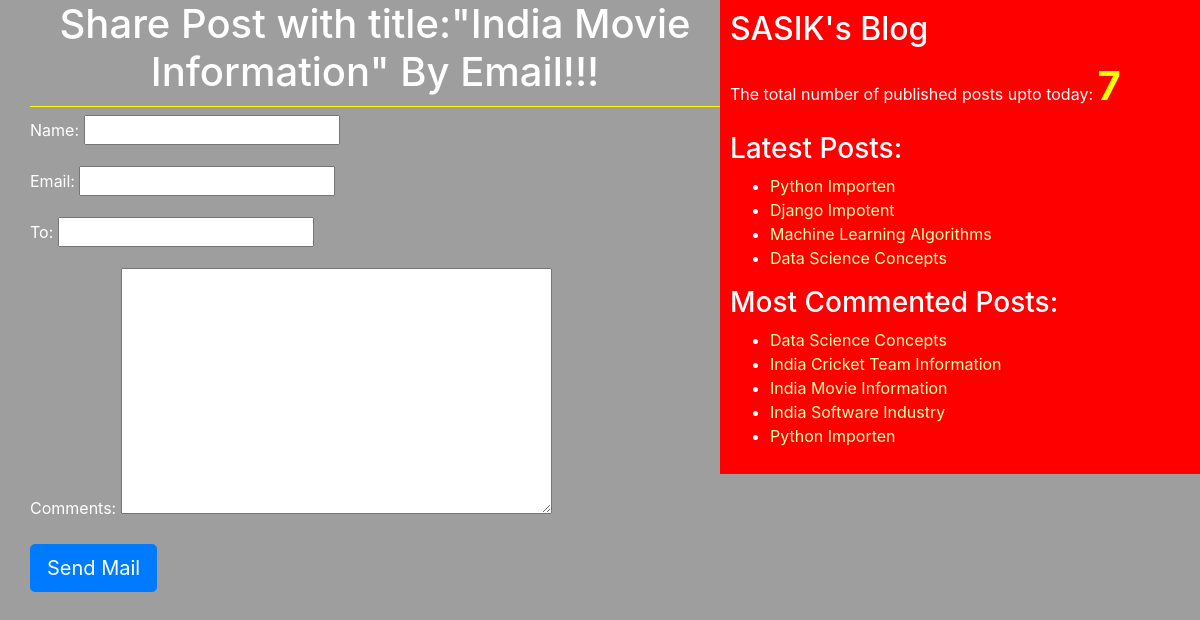
The app's page /2/share/ with its own data.
### blog/models.py (models this page shows, shortened)
class Post(models.Model):
    STATUS_CHOICES=(('draft','Draft'),('published','Published'))
    title=models.CharField(max_length=256)
    slug=models.SlugField(max_length=264,unique_for_date='publish')
    author=models.ForeignKey(User,related_name='blog_posts',on_delete=models.CASCADE)
    body=models.TextField()
    publish=models.DateTimeField(default=timezone.now)
    created=models.DateTimeField(auto_now_add=True)
    updated=models.DateTimeField(auto_now=True)
    status=models.CharField(max_length=10,choices=STATUS_CHOICES,default='draft')
    objects=CustomMangager()
    tags=TaggableManager()
    class Meta:
        ordering=('-publish',)
    def get_absolute_url(self):
        return reverse('post_detail',args=[self.publish.year,self.publish.strftime('%m'),self.publish.strftime('%d'),self.slug])

### blog/views.py (the view)
# urls.py: re_path('(?P<id>\d+)/share/$', views.mail_send_view),
def mail_send_view(request,id):
    post=get_object_or_404(Post,id=id,status='published')
    sent=False
    if request.method=='POST':
        form=EmailSendForm(request.POST)
        if form.is_valid():
            cd=form.cleaned_data
            subject='{}({}) recommends you to read"{}"' .format(cd['name'],cd['email'],post.title)
            post_url=request.build_absolute_uri(post.get_absolute_url())
            message='Read Post At:\n {}\n\n{}\'s Comments:\n{}'.format(post_url,cd['name'],cd['comments'])
            send_mail(subject,message,'sasik@blog.com',[cd['to']])
            sent=True
    else:
        form=EmailSendForm()
    return render(request,'blog/sharebymail.html',{'form':form,'post':post,'sent':sent})

### blog/forms.py
class EmailSendForm(forms.Form):
    name=forms.CharField()
    email=forms.EmailField()
    to=forms.EmailField()
    comments=forms.CharField(required=False,widget=forms.Textarea)

### blog/models.py (called while the page is built)
    def get_queryset(self):
        return super().get_queryset().filter(status='published')

### blog/templatetags/blog_tags.py (called while the page is built)
@register.simple_tag(name='my_tag')
def total_posts():
    return Post.objects.count()

@register.inclusion_tag('blog/latest_posts123.html')
def show_latest_posts(count=3):
    letest_posts=Post.objects.order_by('-publish')[:count]
    return {'letest_posts':letest_posts}

@register.simple_tag
def get_most_commented_posts(count=5):
    return Post.objects.annotate(total_comments=Count('comments')).order_by('-total_comments')[:count]

### templates/blog/sharebymail.html (shortened to what this page needs)
{%extends 'blog/base.html'%}
    {%block content%}
      {%if sent%}
        <h1>Email Successfully sent!!!</h1>
        <h2>Post with the title:{{post.title}} information shared by email</h2>
        {%else%}
          <h1>Share Post with title:"{{post.title}}" By Email!!!</h1>
            <form method='POST'>
                {{form.as_p}}
                <input type="submit" class='btn btn-primary btn-lg' value="Send Mail">
            </form>
      {%endif%}
    {%endblock%}

### templates/blog/base.html (shortened to what this page needs)
<!DOCTYPE html>
{%load blog_tags%}
{%load static%}
<html lang="en" dir="ltr">
  <head>
    <link rel="stylesheet" href="https://stackpath.bootstrapcdn.com/bootstrap/4.4.1/css/bootstrap.min.css"
>
    <link rel="stylesheet" href="{%static "css/blog.css" %}">
  </head>
  <body>
    <div class="content">
      {%block content%}{%endblock%}
    </div>
    <div class="sidebar">
      <h2>SASIK's Blog</h2>
      <p>The total number of published posts upto today: <span id='pcount'>{%my_tag%}</span></p>
      <h3>Latest Posts:</h3>{%show_latest_posts 4%}
      <h3>Most Commented Posts:</h3>
        {%get_most_commented_posts as most_commented_posts%}
        <ul>
          {%for post in most_commented_posts%}
            <li><a href="{{post.get_absolute_url}}">{{post.title}}</a></li>
          {%endfor%}
        </ul>
    </div>
  </body>
</html>

### templates/blog/latest_posts123.html
<ul>
  {%for post in letest_posts%}
    <li><a href="{{post.get_absolute_url}}">{{post.title}}</a></li>
  {%endfor%}
</ul>

### static/css/blog.css (style rules this page uses)
.content { width:60%; float:left; padding:0 0 0 30px; background: #9d9e9d; height:100%; }
.sidebar { width:40%; float:right; padding: 10px; background:red; height:100%; }
h1 { text-align: center; border-bottom: 1px solid yellow ; padding-bottom: 10px; }
body { color:white; background: #9d9e9d; }
a { color:#ffffb3; }
#pcount { font-size: 40px; color: yellow; font-weight: bold; }

### records on screen
Post: title "India Movie Information"
Post: title "Python Importen"
Post: title "Django Impotent"
Post: title "Machine Learning Algorithms"
Post: title "Data Science Concepts"
Post: title "India Cricket Team Information"
Post: title "India Software Industry"
